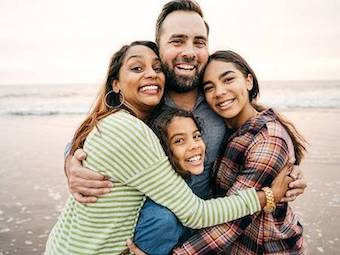
#> input picture family.PNG, 340 x 255 px
$ python face-detection-using-openCV.py
#> lines starting #> are read from the running program, lines starting #| are printed output that depends on the picture; after the words box and inside, x2 and y2 are one past the last pixel; in counts of white or black regions, pixels touching at a corner belong together
import cv2

#  Loading the image to be tested
img = cv2.imread("family.PNG", 1)
#> img is the input picture: shape (255, 340, 3); mean B, G, R 164.5, 176, 188.6

# Haar cascade files
# Loading the classifier for frontal face
face_cascade = cv2.CascadeClassifier("haarcascade_frontalface_default.xml")


# Converting to grayscale as opencv expects detector takes in input gray scale images
gray = cv2.cvtColor(img, cv2.COLOR_BGR2GRAY)
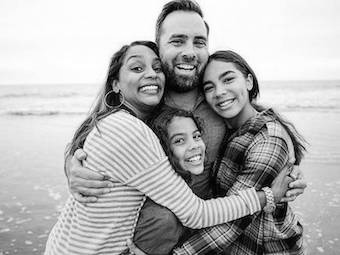
#> gray: shape (255, 340); min 0, max 255, mean 178.4

# Face detection
faces = face_cascade.detectMultiScale(gray, 1.05, 5)
#> faces = [[163, 118, 53, 53], [157, 18, 61, 61], [119, 45, 57, 57]]

# Let us print the no. of faces found
print('Faces found: ', len(faces))
#| Faces found:  3


# Draw rectangles around the detected faces
for x,y,w,h in faces:
    img = cv2.rectangle(img, (x,y), (x+w, y+h), (255, 0, 0), 3)
#> this loop made 3 passes
#> pass 1, `img = cv2.rectangle(img, (x,y), (x+w, y+h), (255, 0, 0), 3)`:
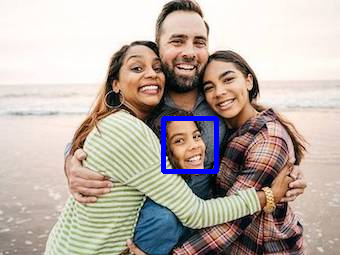
#> img: shape (255, 340, 3); 1.21% of pixels changed, all inside (x1, y1, x2, y2) = (161, 116, 219, 174)
#> pass 2, `img = cv2.rectangle(img, (x,y), (x+w, y+h), (255, 0, 0), 3)`:
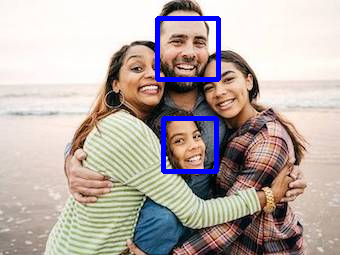
#> img: shape (255, 340, 3); 1.39% of pixels changed, all inside (x1, y1, x2, y2) = (155, 16, 221, 82)
#> pass 3, `img = cv2.rectangle(img, (x,y), (x+w, y+h), (255, 0, 0), 3)`:
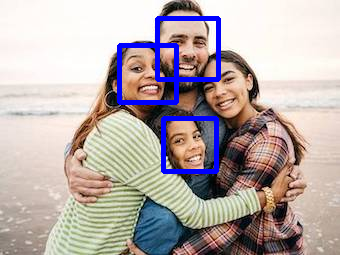
#> img: shape (255, 340, 3); 1.24% of pixels changed, all inside (x1, y1, x2, y2) = (117, 43, 179, 105)


# Display the image
cv2.imshow("Human", img)
#print(img)
cv2.waitKey(1000)
cv2.destroyAllWindows()
